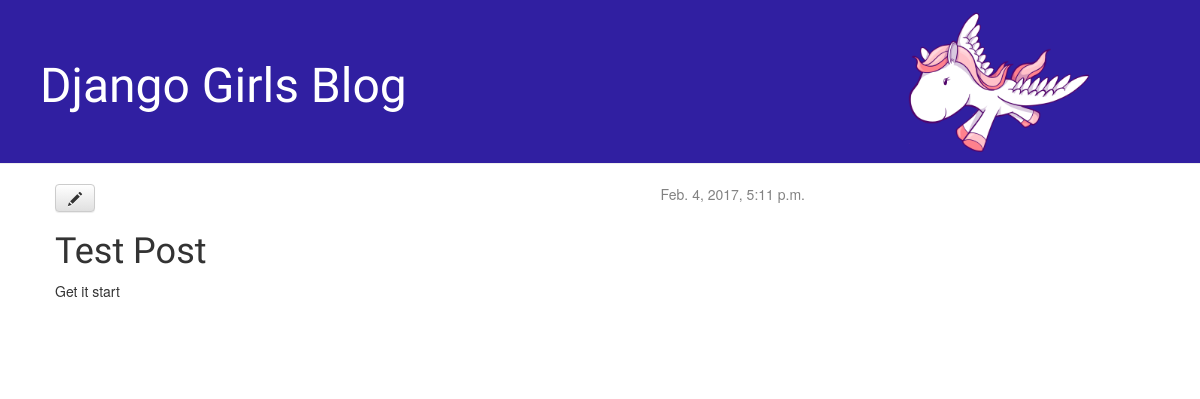
The app's page /post/4/ with its own data.
### blog/models.py (models this page shows, shortened)
class Post(models.Model):
    author = models.ForeignKey('auth.User')
    title = models.CharField(max_length=200)
    text = models.TextField()
    created_date = models.DateTimeField(
            default=timezone.now)
    published_date = models.DateTimeField(
            blank=True, null=True)

### blog/views.py (the view)
# urls.py: url(r'^post/(?P<pk>[0-9]+)/$', views.post_detail, name='post_detail'),
def post_detail(request, pk):
    post = get_object_or_404(Post, pk=pk)
    return render(request, 'blog/post_detail.html', {'post': post})

### blog/templates/blog/post_detail.html
    {% extends 'blog/base.html' %}
    {% load staticfiles %}
    {% block content %}
        <div class="post">
            {% if post.published_date %}
                <div class="date">
                    {{ post.published_date }}
                </div>
            {% endif %}
            <a class="btn btn-default" href="{% url 'post_edit' pk=post.pk %}"><span class="glyphicon glyphicon-pencil"></span></a>
            <h1>{{ post.title }}</h1>
            <p>{{ post.text|linebreaksbr }}</p>
        </div>
    {% endblock %}

### blog/static/css/blog.css (style rules this page uses)
h1, h2, h3, h4 { font-family: 'Lobster', cursive; }
.date { float: right; color: #828282; }
.post { margin-bottom: 70px; }

### records on screen
Post: published_date "Feb. 4, 2017, 5:11 p.m.", title "Test Post", text "Get it start"
